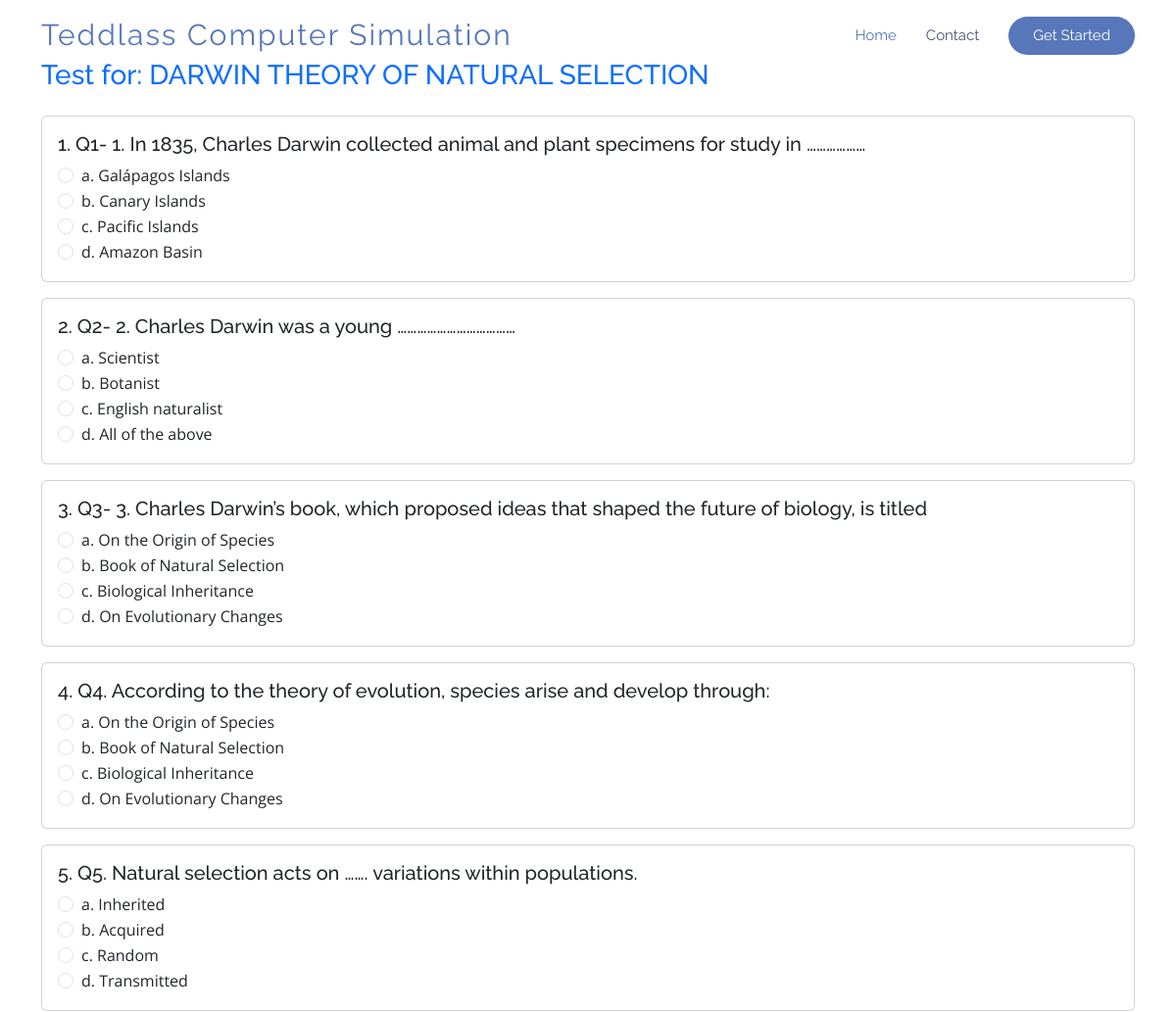
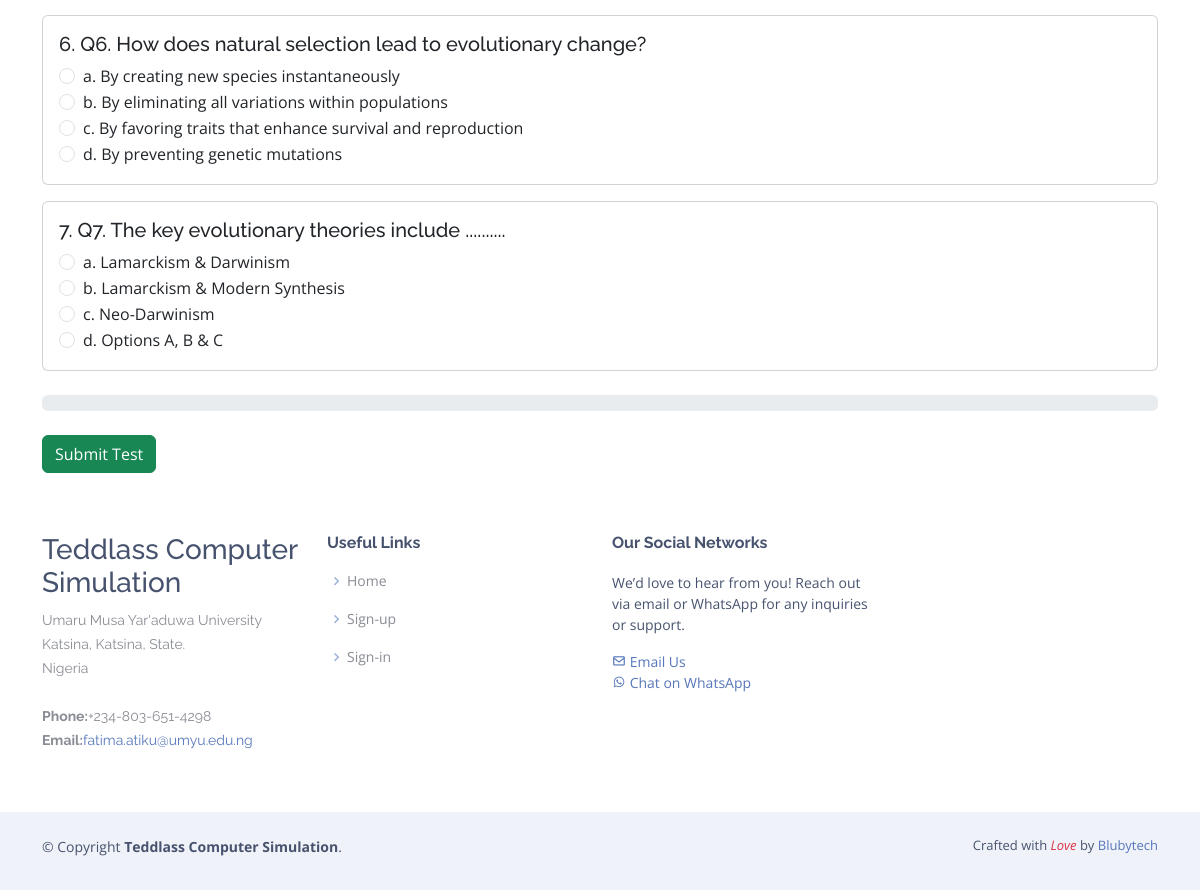
The app's page /lesson/6/test/ with its own data (2 pictures, top to bottom).
### core/models.py (models this page shows, shortened)
class Lessons(models.Model):
    title = models.CharField(max_length=50)
    description = models.TextField()
    tutorial = models.FileField(upload_to='videos/', null=True, blank=True)
    created_on = models.DateField(auto_now_add=True)
    updated_on = models.DateField(auto_now=True)

class Question(models.Model):
    lesson = models.ForeignKey(Lessons, on_delete=models.CASCADE, related_name='questions')
    title = models.CharField(max_length=50)
    text = models.TextField(null=True, blank=True)

class Choice(models.Model):
    question = models.ForeignKey(Question, on_delete=models.CASCADE, related_name='choices')
    text = models.CharField(max_length=255)
    is_correct = models.BooleanField(default=False)

### core/views.py (the view)
# urls.py: path('lesson/<int:lesson_id>/test/', views.lesson_test, name='lesson-test'),
def lesson_test(request, lesson_id):
    try:
        lesson = Lessons.objects.get(id=lesson_id)
    except Lessons.DoesNotExist:
        return render(request, 'contents/admin/test-result.html', {'error': 'Lesson not found.'})
    questions = lesson.questions.prefetch_related('choices')
    if not questions.exists():
        return render(request, 'contents/admin/lesson-test.html', {'lesson': lesson, 'error': 'No questions available for this lesson.'})
    return render(request, 'contents/admin/lesson-test.html', {
        'lesson': lesson,
        'questions': questions,
        'submit_url': reverse('core:submit-test', args=[lesson_id])  # Pass the submit URL
    })

### templates/contents/admin/lesson-test.html (shortened to what this page needs)
{% extends "base.html" %}
{% block content %}
{% include "includes/header.html" %}
<div class="container" style="margin-top: 5%;">
  <h3 class="mb-4 text-primary">Test for: {{ lesson.title }}</h3>
  {% if error %}
    <p class="text-danger">{{ error }}</p>
  {% else %}
  <form method="post" action="{{ submit_url }}">
    {% for question in questions %}
      <div class="card mb-3">
        <div class="card-body">
          <h5 class="card-title">{{ forloop.counter }}. {{ question.text }}</h5>
          {% for choice in question.choices.all %}
            <div class="form-check">
              <input
                class="form-check-input"
                type="radio"
                name="question-{{ question.id }}"
                id="choice-{{ choice.id }}"
                value="{{ choice.id }}">
              <label class="form-check-label" for="choice-{{ choice.id }}">{{ choice.text }}</label>
            </div>
          {% endfor %}
        </div>
      </div>
    {% endfor %}
    <div class="progress mt-4">
    </div>
    <button type="submit" class="btn btn-success mt-4">Submit Test</button>
  </form>
  {% endif %}
</div>
{% include "includes/footer.html" %}
{% endblock %}

### templates/base.html (shortened to what this page needs)
{% load static %}
<!DOCTYPE html>
<html lang="en">
<head>
  <link href="{% static 'assets/vendor/bootstrap/css/bootstrap.min.css' %}" rel="stylesheet">
  <link href="{% static 'assets/vendor/bootstrap-icons/bootstrap-icons.css' %}" rel="stylesheet">
  <link href="{% static 'assets/vendor/boxicons/css/boxicons.min.css' %}" rel="stylesheet">
  <link href="{% static 'assets/vendor/glightbox/css/glightbox.min.css' %}" rel="stylesheet">
  <link href="{% static 'assets/vendor/swiper/swiper-bundle.min.css' %}" rel="stylesheet">
  <link href="{% static 'assets/css/style.css' %}" rel="stylesheet">
</head>
<body>
    {% block content %}
    {% endblock content %}
    {% load sweetify %}
</body>
</html>

### templates/includes/header.html (shortened to what this page needs)
  <header id="header" class="fixed-top  header-transparent ">
    <div class="container d-flex align-items-center justify-content-between">
      <div class="logo">
        <h1><a href="index.html">Teddlass Computer Simulation</a></h1>
      </div>
      <nav id="navbar" class="navbar">
        <ul>
          <li><a class="nav-link scrollto active" href="{% url 'core:index' %}">Home</a></li>
          <li><a class="nav-link scrollto" href="#contact">Contact</a></li>
          <li class="dropdown">
            {% if user.is_authenticated %}
            <a class="getstarted scrollto" href="#features">{{ user.username }}</a>
            <ul class="dropdown-menu">
                <li><a href="{% url 'user_auth:logout' %}" class="btn btn-link text-danger">Logout</a></li>
            </ul>
            {% else %}
            <a class="getstarted scrollto" href="#features">Get Started</a>
            {% endif %}
        </li>
        </ul>
      </nav>
    </div>
  </header>

### templates/includes/footer.html (shortened to what this page needs)
 <footer id="footer">
    <div class="footer-top">
      <div class="container">
        <div class="row">
          <div class="col-lg-3 col-md-6 footer-contact">
            <h3>Teddlass Computer Simulation</h3>
            <p>
              Umaru Musa Yar'aduwa University<br>
              Katsina, Katsina, State.<br>
              Nigeria<br><br>
              <strong>Phone:</strong>+234-803-651-4298<br>
              <strong>Email:</strong><a href="mailto:fatima.atiku@umyu.edu.ng">fatima.atiku@umyu.edu.ng</a><br>
            </p>
          </div>
          <div class="col-lg-3 col-md-6 footer-links">
            <h4>Useful Links</h4>
            <ul>
              <li><i class="bx bx-chevron-right"></i> <a href="#hero">Home</a></li>
              <li><i class="bx bx-chevron-right"></i> <a href="{% url 'user_auth:create-account' %}">Sign-up</a></li>
              <li><i class="bx bx-chevron-right"></i> <a href="{% url 'user_auth:sign-in' %}">Sign-in</a></li>
            </ul>
          </div>
          <div class="col-lg-3 col-md-6 footer-links">
            <h4>Our Social Networks</h4>
            <p>We’d love to hear from you! Reach out via email or WhatsApp for any inquiries or support.</p>
            <div class="contact-links mt-3">
              <a href="mailto:fatima.atiku@umyu.edu.ng" class="email"><i class="bx bx-envelope"></i> Email Us</a><br>
              <a href="https://wa.me/2348036514298" class="whatsapp"><i class="bx bxl-whatsapp"></i> Chat on WhatsApp</a>
            </div>
          </div>
        </div>
      </div>
    </div>
    <div class="container py-4">
      <div class="copyright">
        &copy; Copyright <strong><span>Teddlass Computer Simulation</span></strong>.
      </div>
      <div class="credits">
        Crafted with <i class="text-danger">Love</i> by <a href="https://wa.me/2348035932192" target="_blank">Blubytech</a>
      </div>
    </div>
  </footer>

### static/assets/css/style.css (style rules this page uses)
body { font-family: "Open Sans", sans-serif; color: #585a61; }
a { color: #5777ba; text-decoration: none; }
h1, h2, h3, h4, h5, h6 { font-family: "Raleway", sans-serif; }
#header { transition: all 0.5s; z-index: 997; transition: all 0.5s; padding: 15px 0; background: rgba(255, 255, 255, 0.95); }
#header.header-transparent { background: transparent; }
#header .logo h1 { font-size: 30px; margin: 0; line-height: 1; font-weight: 400; letter-spacing: 2px; }
#header .logo h1 a, #header .logo h1 a:hover { color: #5777ba; text-decoration: none; }
.navbar { padding: 0; }
.navbar ul { margin: 0; padding: 0; display: flex; list-style: none; align-items: center; }
.navbar li { position: relative; }
.navbar a, .navbar a:focus { display: flex; align-items: center; justify-content: space-between; padding: 10px 0 10px 30px; font-family: "Raleway", sans-serif; font-size: 15px; color: #47536e; white-space: nowrap; transition: 0.3s; }
.navbar a:hover, .navbar .active, .navbar .active:focus, .navbar li:hover>a { color: #5777ba; }
.navbar .getstarted, .navbar .getstarted:focus { background: #5777ba; color: #fff; padding: 12px 25px; margin-left: 30px; color: #fff; line-height: 1; border-radius: 50px; }
#footer { background: #fff; padding: 0 0 30px 0; color: #47536e; font-size: 14px; background: #eff2f8; }
#footer .footer-top { padding: 60px 0 30px 0; background: #fff; }
#footer .footer-top .footer-contact { margin-bottom: 30px; }
#footer .footer-top .footer-contact p { font-size: 14px; line-height: 24px; margin-bottom: 0; font-family: "Raleway", sans-serif; color: #8a8c95; }
#footer .footer-top h4 { font-size: 16px; font-weight: bold; color: #47536e; position: relative; padding-bottom: 12px; }
#footer .footer-top .footer-links { margin-bottom: 30px; }
#footer .footer-top .footer-links ul { list-style: none; padding: 0; margin: 0; }
#footer .footer-top .footer-links ul i { padding-right: 2px; color: #9fb2d8; font-size: 18px; line-height: 1; }
#footer .footer-top .footer-links ul li { padding: 10px 0; display: flex; align-items: center; }
#footer .footer-top .footer-links ul li:first-child { padding-top: 0; }
#footer .footer-top .footer-links ul a { color: #8a8c95; transition: 0.3s; display: inline-block; line-height: 1; }
#footer .copyright { text-align: center; float: left; color: #47536e; }
#footer .credits { float: right; text-align: center; font-size: 13px; color: #47536e; }

### records on screen
Lessons: title "DARWIN THEORY OF NATURAL SELECTION"
Question: text "Q1- 1. In 1835, Charles Darwin collected animal and plant specimens for study in ………………"
Choice: text "a. Galápagos Islands"
Choice: text "b. Canary Islands"
Choice: text "c. Pacific Islands"
Choice: text "d. Amazon Basin"
Question: text "Q2- 2. Charles Darwin was a young ………………………………"
Choice: text "a. Scientist"
Choice: text "b. Botanist"
Choice: text "c. English naturalist"
Choice: text "d. All of the above"
Question: text "Q3- 3. Charles Darwin’s book, which proposed ideas that shaped the future of biology, is titled"
Choice: text "a. On the Origin of Species"
Choice: text "b. Book of Natural Selection"
Choice: text "c. Biological Inheritance"
Choice: text "d. On Evolutionary Changes"
Question: text "Q4. According to the theory of evolution, species arise and develop through:"
Choice: text "a. On the Origin of Species"
Choice: text "b. Book of Natural Selection"
Choice: text "c. Biological Inheritance"
Choice: text "d. On Evolutionary Changes"
Question: text "Q5. Natural selection acts on ……. variations within populations."
Choice: text "a. Inherited"
Choice: text "b. Acquired"
Choice: text "c. Random"
Choice: text "d. Transmitted"
Question: text "Q6. How does natural selection lead to evolutionary change?"
Choice: text "a. By creating new species instantaneously"
Choice: text "b. By eliminating all variations within populations"
Choice: text "c. By favoring traits that enhance survival and reproduction"
Choice: text "d. By preventing genetic mutations"
Question: text "Q7. The key evolutionary theories include .........."
Choice: text "a. Lamarckism & Darwinism"
Choice: text "b. Lamarckism & Modern Synthesis"
Choice: text "c. Neo-Darwinism"
Choice: text "d. Options A, B & C"
